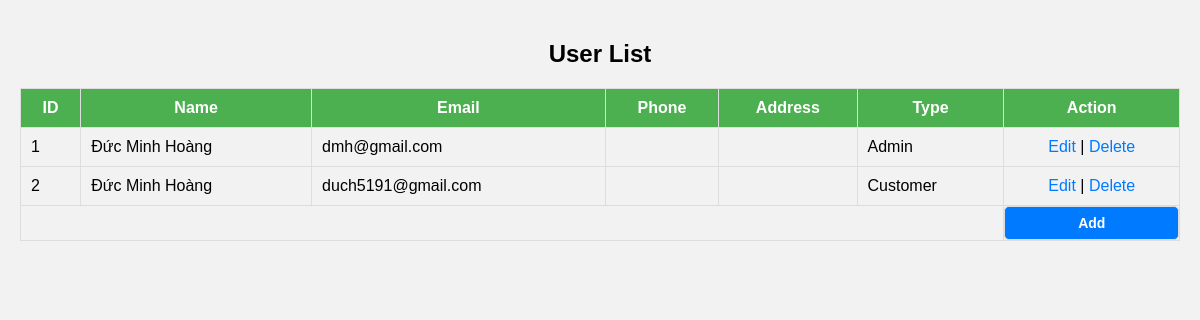
The page /GUI/accountManage.php on the database as committed earlier.
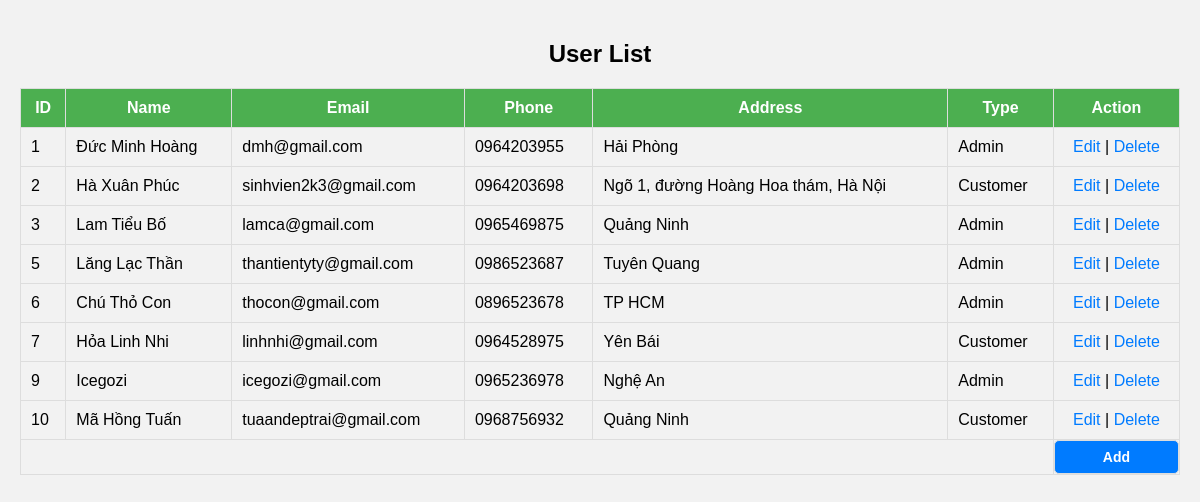
The same page on the database as committed later.
### tables this page shows
CREATE TABLE `users` (
  `id` bigint(20) UNSIGNED NOT NULL,
  `name` varchar(255) NOT NULL,
  `phone` varchar(10) DEFAULT NULL,
  `email` varchar(50) NOT NULL,
  `password` varchar(264) DEFAULT NULL,
  `address` varchar(255) DEFAULT NULL,
  `type` bigint(20) NOT NULL DEFAULT 2,
  `remember_token` varchar(100) DEFAULT NULL,
  `created_at` timestamp NOT NULL DEFAULT current_timestamp(),
  `updated_at` timestamp NULL DEFAULT NULL ON UPDATE current_timestamp()
);

CREATE TABLE `user_types` (
  `id` bigint(20) NOT NULL,
  `name` varchar(255) NOT NULL,
  `created_at` timestamp NOT NULL DEFAULT current_timestamp(),
  `updated_at` timestamp NULL DEFAULT NULL ON UPDATE current_timestamp()
);

### DAL/connect_database.php (called while the page is built)
<?php
function getConnection() {
    $host = "localhost";
    $db_name = "quan_ly_san_bong";
    $username = "root";
    $password = "";
    try {
        $conn = new mysqli($host, $username, $password, $db_name);
        return $conn;
    } catch(PDOException $exception) {
        echo "Connection error: " . $exception->getMessage();
        return null;
    }
}

### BLL/UserService.php (called while the page is built, shortened)
<?php
require_once __DIR__ . '/../DAL/UserRepository.php';
class UserService {
    private $userRepository;
    public function __construct() {
        $this->userRepository = new UserRepository();
    }
    public function getAllUsers() {
    return $this->userRepository->findAllUsers();
}
    public function findNameType($id){
        return $this->userRepository->findNameTypebyId($id);
    }
}

### DAL/UserRepository.php (called while the page is built, shortened)
<?php
require_once __DIR__ . '/connect_database.php';
class UserRepository {
    private $conn;
    public function __construct() {
        $this->conn = getConnection();
    }
    public function findAllUsers() {
    $sql = "SELECT * FROM users";
    $result = $this->conn->query($sql);
    $users = [];
    if ($result->num_rows > 0) {
        while ($row = $result->fetch_assoc()) {
            $users[] = $row;
        }
    }
    return $users;
}
public function findNameTypebyId($id){
    $sql = "SELECT name FROM user_types WHERE id = $id" ;
    $typeName = $this->conn->query($sql);
    if($typeName->num_rows>0){
        $result = $typeName->fetch_assoc();
        return $result['name'];
    }
    return null;
}
}

### GUI/accountManage.php (the view, shortened to what this page needs)
<?php
require_once __DIR__ . '/../BLL/UserService.php';
$userService = new UserService();
$users = $userService->getAllUsers();
?>
<!DOCTYPE html>
<html lang="en">
<head>
    <link rel="stylesheet" href="css/accountManage.css?v= <?php echo time() ?>">
</head>
<body>
    <h2>User List</h2>
    <table border="1">
        <tr>
            <th>ID</th>
            <th>Name</th>
            <th>Email</th>
            <th>Phone</th>
            <th>Address</th>
            <th>Type</th>
            <th>Action</th>
        </tr>
        <?php foreach ($users as $user): ?>
        <tr>
            <td><?php echo $user['id']; ?></td>
            <td><?php echo $user['name']; ?></td>
            <td><?php echo $user['email']; ?></td>
            <td><?php echo $user['phone']; ?></td>
            <td><?php echo $user['address']; ?></td>
            <td><?php echo $userService->findNameType( $user['type'])?></td>
            <td class="usecase">
                <a href="editAdmin.php?action=edit&id=<?php echo $user['id']; ?>">Edit</a> |
                <a href="accountManage.php?action=delete&id=<?php echo $user['id']; ?>"
                    onclick="return confirm('Are you sure?')">Delete</a>
            </td>
        </tr>
        <?php endforeach; ?>
        <tr>
            <td colspan="6"></td>
            <td class="addUser">
                <a href="addUser.php">Add</a>
            </td>
        </tr>
    </table>
</body>
</html>

### GUI/css/accountManage.css (style rules this page uses)
body { font-family: Arial, sans-serif; background-color: #f2f2f2; margin: 0; padding: 20px; }
h2 { text-align: center; margin-bottom: 20px; }
table { width: 100%; border-collapse: collapse; margin-bottom: 20px; }
table, th, td { border: 1px solid #ddd; }
th, td { padding: 10px; text-align: left; }
tr:nth-child(even) { background-color: #f2f2f2; }
th { background-color: #4CAF50; color: white; text-align: center; }
a { text-decoration: none; color: #007bff; }
.usecase { text-align: center; }
.addUser { display: flex; justify-content: center; align-items: center; background-color: #007bff; color: white; padding: 8px 15px; border-radius: 5px; text-decoration: none; font-weight: bold; font-size: 14px; transition: background-color 0.3s; height: 100%; }
.addUser a { color: white; text-decoration: none; width: 100%; text-align: center; }

Rows that differ between the two databases and show on the page:
changed users "Đức Minh Hoàng": phone (not shown) → "0964203955"; address (not shown) → "Hải Phòng"
changed users id 2: name "Đức Minh Hoàng" → "Hà Xuân Phúc"; email "duch5191@gmail.com" → "sinhvien2k3@gmail.com"; phone (not shown) → "0964203698"; address (not shown) → "Ngõ 1, đường Hoàng Hoa thám, Hà Nội"
added users: id "3", name "Lam Tiểu Bố", email "lamca@gmail.com", phone "0965469875", address "Quảng Ninh", type.name "Admin"
added users: id "5", name "Lăng Lạc Thần", email "thantientyty@gmail.com", phone "0986523687", address "Tuyên Quang", type.name "Admin"
added users: id "6", name "Chú Thỏ Con", email "thocon@gmail.com", phone "0896523678", address "TP HCM", type.name "Admin"
added users: id "7", name "Hỏa Linh Nhi", email "linhnhi@gmail.com", phone "0964528975", address "Yên Bái", type.name "Customer"
added users: id "9", name "Icegozi", email "icegozi@gmail.com", phone "0965236978", address "Nghệ An", type.name "Admin"
added users: id "10", name "Mã Hồng Tuấn", email "tuaandeptrai@gmail.com", phone "0968756932", address "Quảng Ninh", type.name "Customer"
